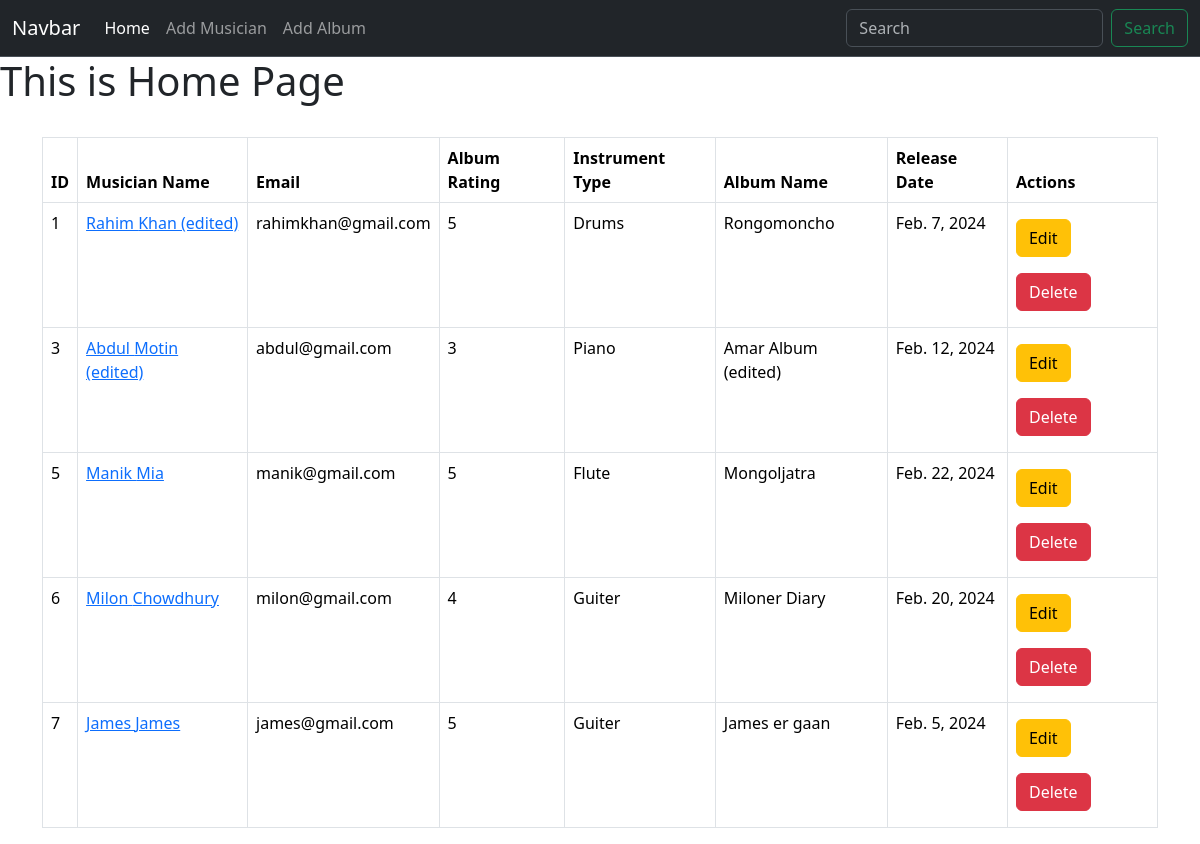
The page / on the database its author committed.
### album/models.py (models this page shows)
class Album(models.Model):
    album_name = models.CharField(max_length=100)
    release_date = models.DateField()
    rating = models.IntegerField()
    author = models.ForeignKey(Musician, on_delete =models.CASCADE)
    def __str__(self):
        return f"{self.album_name}"

### musician/models.py (models this page shows, shortened)
class Musician(models.Model):
    first_name = models.CharField(max_length=50)
    last_name = models.CharField(max_length=50)
    email = models.EmailField()
    phone_no = models.CharField(max_length=12)
    instrument_type = models.CharField(max_length=100)

### musician_directory/views.py (the view)
# urls.py: path('',views.home, name="homepage"),
def home(request):
    data = Album.objects.all()
    print(data)
    return render(request, 'home.html',{'data':data})

### templates/home.html (shortened to what this page needs)
{% extends 'base.html' %}
{% block content %}
<h1>This is Home Page</h1>
<br>
<div class="container">
    {% if data %}
    <table class="table table-bordered">
        <thead>
            <tr>
                <th scope="col">ID</th>
                <th scope="col">Musician Name</th>
                <th scope="col">Email</th>
                <th scope="col">Album Rating</th>
                <th scope="col">Instrument Type</th>
                <th scope="col">Album Name</th>
                <th scope="col">Release Date</th>
                <th scope="col">Actions</th>
            </tr>
        </thead>
        <tbody>
            {% for i in data %}
            <tr>
                <td>{{i.id}}</td>
                <td><a href="{% url 'edit_musician' i.author.id %}">{{i.author.first_name}} {{i.author.last_name}}</a></td>
                <td>{{i.author.email}}</td>
                <td>{{i.rating}}</td>
                <td>{{i.author.instrument_type}}</td>
                <td>{{i.album_name}}</td>
                <td>{{i.release_date}}</td>
                <td><a class="btn btn-warning my-2" href="{% url 'edit_album' i.id %}">Edit</a>  <a class="btn btn-danger my-2" href="{% url 'delete_album' i.id %}">Delete</a></td>
            </tr>
            {% endfor %}
        </tbody>
    </table>
    {% else %}
        <h3>No Data is Available</h3>
    {% endif %}
</div>
{% endblock content %}

### rows shown on the page
Album: id "1", author.first_name "Rahim", author.last_name "Khan (edited)", author.email "rahimkhan@gmail.com", rating "5", author.instrument_type "Drums", album_name "Rongomoncho", release_date "Feb. 7, 2024"
Album: id "3", author.first_name "Abdul", author.last_name "Motin (edited)", author.email "abdul@gmail.com", rating "3", author.instrument_type "Piano", album_name "Amar Album (edited)", release_date "Feb. 12, 2024"
Album: id "5", author.first_name "Manik", author.last_name "Mia", author.email "manik@gmail.com", rating "5", author.instrument_type "Flute", album_name "Mongoljatra", release_date "Feb. 22, 2024"
Album: id "6", author.first_name "Milon", author.last_name "Chowdhury", author.email "milon@gmail.com", rating "4", author.instrument_type "Guiter", album_name "Miloner Diary", release_date "Feb. 20, 2024"
Album: id "7", author.first_name "James", author.last_name "James", author.email "james@gmail.com", rating "5", author.instrument_type "Guiter", album_name "James er gaan", release_date "Feb. 5, 2024"
